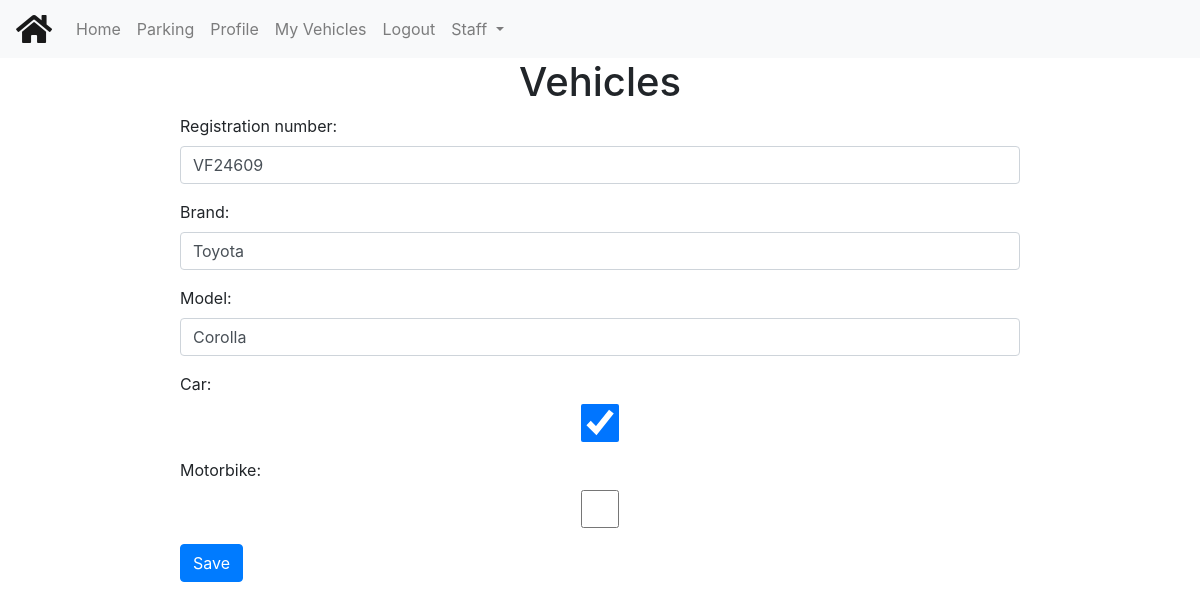
/parking/vehicle/8/update/ (signed in), run on the app's committed database.
### parkingsystem/models.py (models this page shows, shortened)
class Vehicle(models.Model):
    registration_number = models.CharField(max_length=50, unique=True)
    brand = models.CharField(max_length=150)
    model = models.CharField(max_length=150)
    car = models.BooleanField()
    motorbike = models.BooleanField()
    owner = models.ForeignKey(User, on_delete=models.CASCADE)

### parkingsystem/views.py (the view)
# urls.py: path('vehicle/<int:pk>/update/', views.VehicleUpdate.as_view(), name='vehicle-update'),
class VehicleUpdate(UpdateView):
    model = Vehicle
    fields = ['registration_number', 'brand', 'model', 'car', 'motorbike']

### parkingsystem/templates/parkingsystem/vehicle_form.html (shortened to what this page needs)
{% extends "base.html" %}
{% block content %}
<h1>Vehicles</h1>
<form  action="" method="post">
    {% include 'bootstrap-form.html' with form=form %}
    <button type="submit" class="btn btn-primary">Save</button>
</form>
{% endblock %}

### parkingsystem/templates/bootstrap-form.html (shortened to what this page needs)
{% load widget_tweaks %}
{% for field in form.visible_fields %}
  <div class="form-group">
    {{ field.label_tag }}
    {% if form.is_bound %}
      {% if field.errors %}
        {% render_field field class="form-control is-invalid" %}
        {% for error in field.errors %}
          <div class="invalid-feedback">
            {{ error }}
          </div>
        {% endfor %}
      {% else %}
        {% render_field field class="form-control is-valid" %}
      {% endif %}
    {% else %}
      {% render_field field class="form-control" %}
    {% endif %}
  </div>
{% endfor %}

### parkingsystem/static/css/styles.css (style rules this page uses)
h1, h2 { text-align: center; }

### data on the page
Vehicle: registration_number "VF24609" "Toyota" "Corolla" "☑"

### other printed values
{{ field.label_tag }} "Registration number:" "Brand:" "Model:" "Car:" "Motorbike:"
